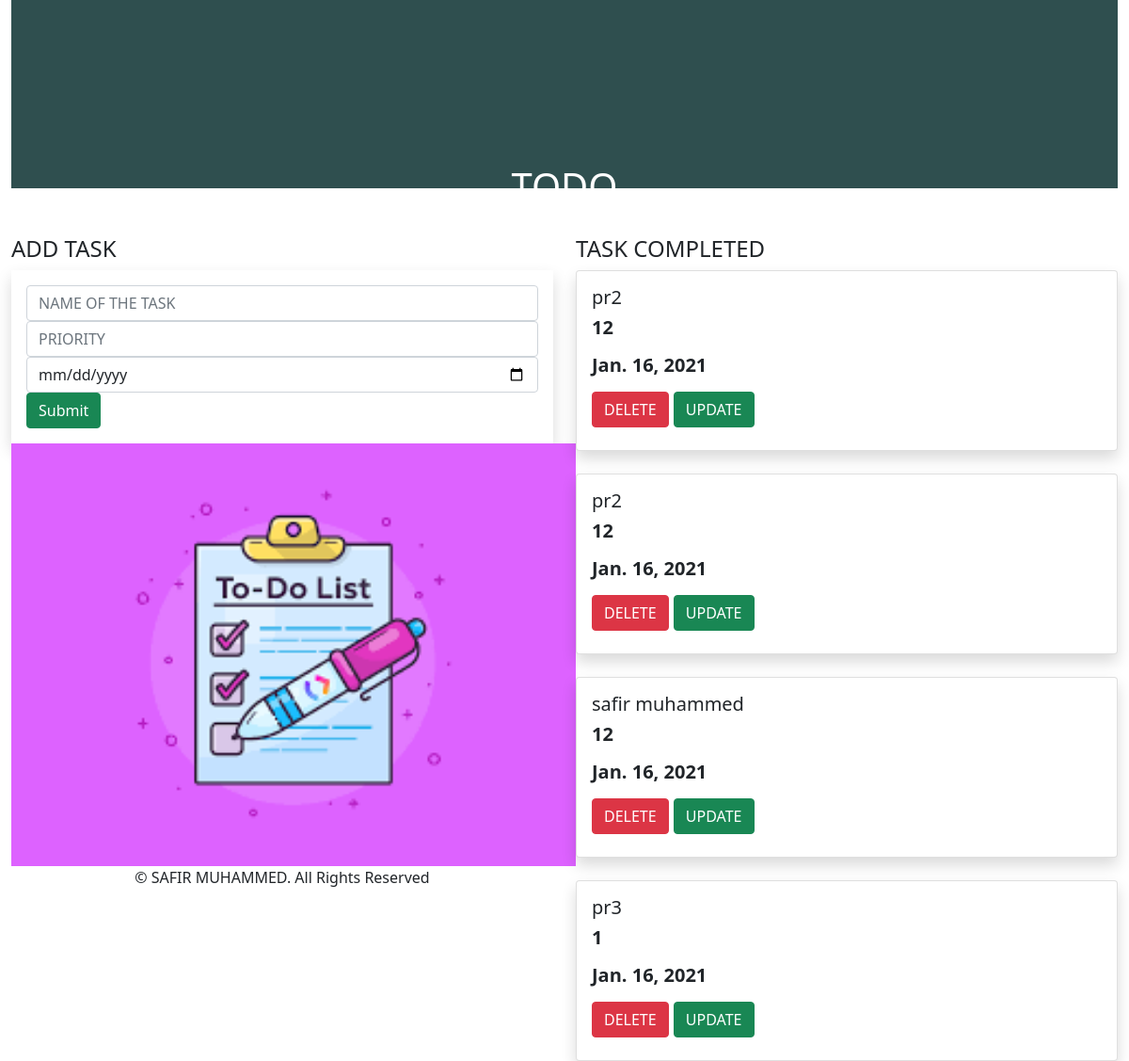
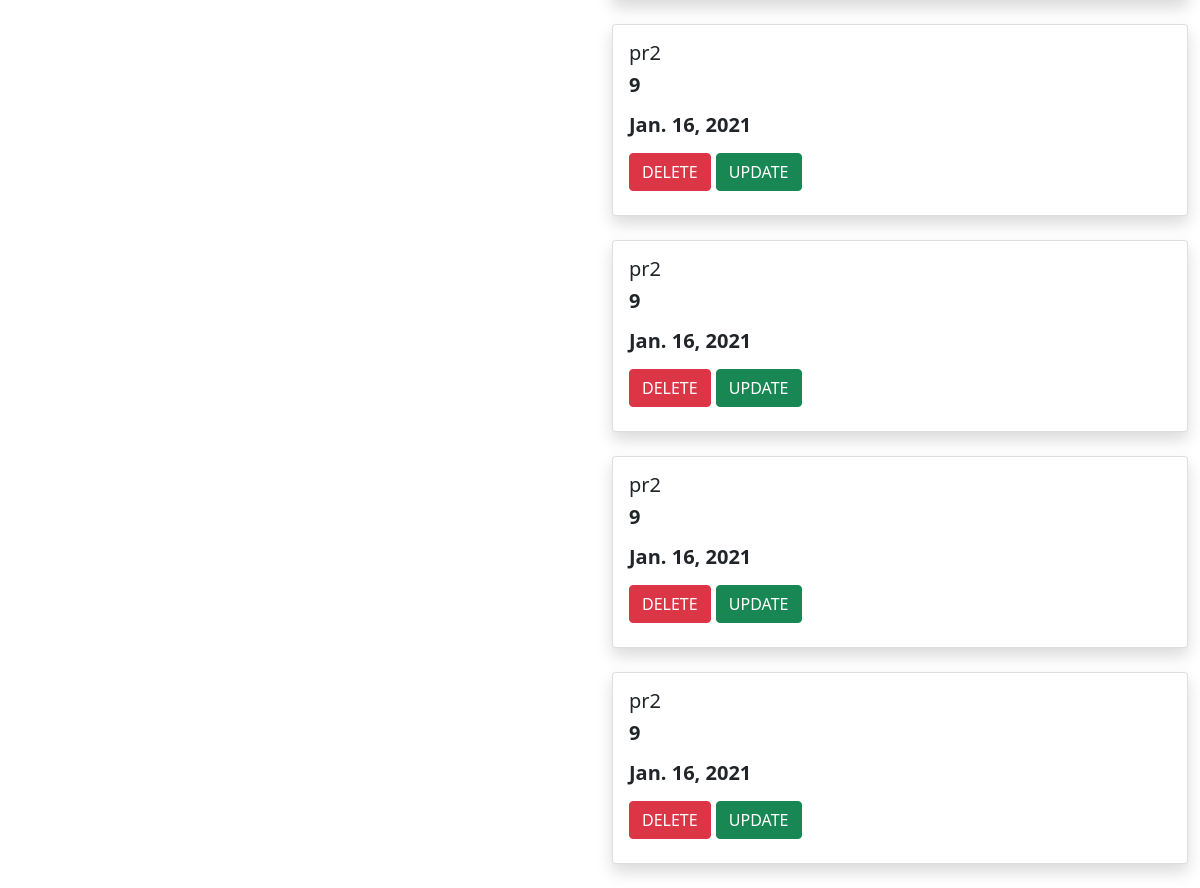
The page / on the database its author committed (2 pictures, top to bottom).
### todo_app/models.py (models this page shows, shortened)
class Task(models.Model):
    date=models.DateField(default=datetime.date.today)
    name=models.CharField(max_length=100)
    priority=models.IntegerField()

### todo_app/views.py (the view)
# urls.py: path('',views.taskview,name='taskview'),
def taskview(request):
    obj1=Task.objects.all()
    if request.method == 'POST':
        name = request.POST.get('name')
        priority = request.POST.get('priority')
        date=request.POST.get('date')
        obj = Task(name=name, priority=priority,date=date)
        obj.save()
    return render(request,'taskview.html',{'obj1':obj1})

### templates/taskview.html (shortened to what this page needs)
{% extends 'base.html' %}
{% load static %}
{% block content %}
<div class="container-fluid">
    <div class="row">
        <div class="col-md-12">
            <div class="banner">
                <div class="banner-text">
                     <h1>TODO</h1>
                </div>
            </div>
        </div>
    </div>
    <div class="row">
        <div class="col-md-6">
            <h4>ADD TASK</h4>
            <form method="post" class="p-3 shadow">
     <div class="form-group">
    <input type="text" name="name" class="form-control" placeholder="NAME OF THE TASK">
     </div>
    <div class="form-group">
    <input type="text" name="priority" class="form-control" placeholder="PRIORITY">
    </div>
       <div class="form-group">
         <input type="date" name="date" class="form-control" placeholder="DATE">
            </div>
    <input type="submit" class="btn btn-success">
    </form>
            <div>
                <img src="{% static 'img/todo1.png' %}" style="width:600px;height;200px">
            </div>
          <div class="footer nabar-fixed-bottom my_footer">
    <p class="text-center">&copy; SAFIR MUHAMMED. All Rights Reserved</p>
</div>
        </div>
        <div class="col-md-6">
            <h4>TASK COMPLETED</h4>
            {% for i in obj1 %}
            <div class="shadow card">
            <div class="card-body">
                <h5 class="card-title">{{i.name}}<h5>
                    <p><b>{{i.priority}}</b></p>
                    <p><b>{{i.date}}</b></p>
                    <a class="btn btn-danger" href="{% url 'delete' i.id %}">DELETE</a>
                    <a class="btn btn-success" href="{% url 'update' i.id %}">UPDATE</a>
            </div>
            </div>
            <br>
            {% endfor %}
        </div>
    </div>
</div>
{% endblock %}

### templates/base.html (shortened to what this page needs)
{% load static %}
<!DOCTYPE html>
<html lang="en">
<head>
        <link href="https://cdn.jsdelivr.net/npm/bootstrap@5.0.0-beta1/dist/css/bootstrap.min.css" rel="stylesheet">
        <link rel="stylesheet" href="{% static 'style.css' %}">
</head>
<body>
{% block content %}
{% endblock %}
</body>
</html>

### static/style.css (style rules this page uses)
.banner { background-color:darkslategrey; width:100%; height:200px; margin-bottom:50px; }
.banner-text { top:10%; left:50%; position:absolute; transform:translate(-50%,-50%); color:white; }

### rows shown on the page
Task: name "pr2", priority "12", date "Jan. 16, 2021"
Task: name "pr2", priority "12", date "Jan. 16, 2021"
Task: name "safir muhammed", priority "12", date "Jan. 16, 2021"
Task: name "pr3", priority "1", date "Jan. 16, 2021"
Task: name "pr2", priority "9", date "Jan. 16, 2021"
Task: name "pr2", priority "9", date "Jan. 16, 2021"
Task: name "pr2", priority "9", date "Jan. 16, 2021"
Task: name "pr2", priority "9", date "Jan. 16, 2021"
